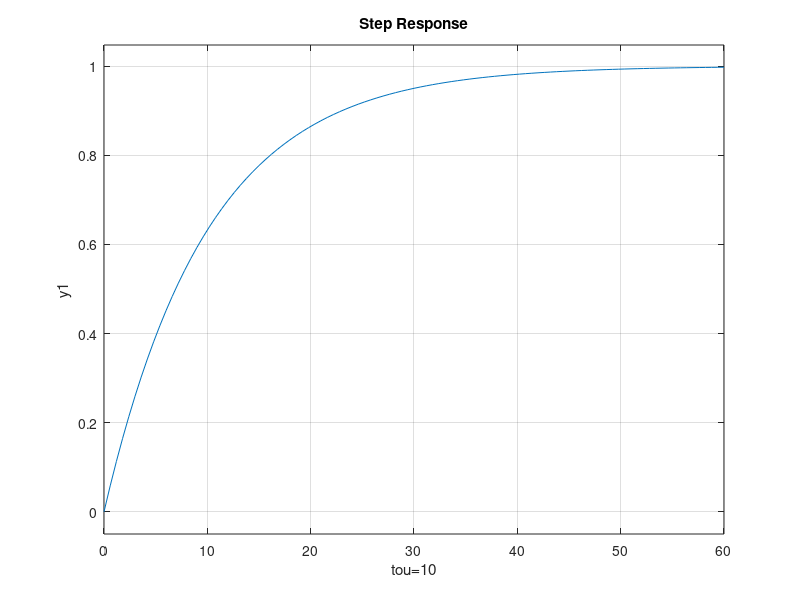

Here is the MATLAB script that generated this plot:
clear all;
close all;
n=[1];
d1=[1 1];
d2=[5 1];
d3=[10 1];
G1=tf(n,d1);
G2=tf(n,d2);
G3=tf(n,d3);
subplot(3,1,1);
step(G1);
xlabel('tou=1');
subplot(3,1,2);
step(G2);
xlabel('tou=5');
subplot(3,1,3);
step(G3);
xlabel('tou=10');